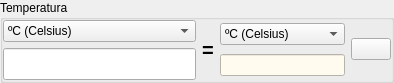
            <widget class="QGroupBox" name="groupBox_5">
             <property name="maximumSize">
              <size>
               <width>16777215</width>
               <height>82</height>
              </size>
             </property>
             <property name="title">
              <string>Temperatura</string>
             </property>
             <layout class="QGridLayout" name="gridLayout_16">
              <property name="sizeConstraint">
               <enum>QLayout::SetMinAndMaxSize</enum>
              </property>
              <property name="leftMargin">
               <number>0</number>
              </property>
              <property name="topMargin">
               <number>0</number>
              </property>
              <property name="rightMargin">
               <number>0</number>
              </property>
              <property name="bottomMargin">
               <number>0</number>
              </property>
              <item row="1" column="2">
               <layout class="QGridLayout" name="gridLayout_17">
                <item row="1" column="0">
                 <widget class="QLineEdit" name="lineEdit_11">
                  <property name="enabled">
                   <bool>true</bool>
                  </property>
                  <property name="font">
                   <font>
                    <weight>75</weight>
                    <bold>true</bold>
                   </font>
                  </property>
                  <property name="focusPolicy">
                   <enum>Qt::NoFocus</enum>
                  </property>
                  <property name="styleSheet">
                   <string notr="true">color: rgb(0, 0, 255);
background-color: rgb(255, 251, 239);</string>
                  </property>
                  <property name="alignment">
                   <set>Qt::AlignRight|Qt::AlignTrailing|Qt::AlignVCenter</set>
                  </property>
                  <property name="readOnly">
                   <bool>true</bool>
                  </property>
                 </widget>
                </item>
                <item row="0" column="0">
                 <widget class="QComboBox" name="comboBox_15">
                  <property name="focusPolicy">
                   <enum>Qt::NoFocus</enum>
                  </property>
                  <item>
                   <property name="text">
                    <string>ºC (Celsius)</string>
                   </property>
                  </item>
                  <item>
                   <property name="text">
                    <string>K (Kelvin)</string>
                   </property>
                  </item>
                  <item>
                   <property name="text">
                    <string>ºF (Fahrenheit)</string>
                   </property>
                  </item>
                 </widget>
                </item>
                <item row="0" column="1" rowspan="2">
                 <widget class="QPushButton" name="pushButton_9">
                  <property name="icon">
                   <iconset resource="recoverdrake.qrc">
                    <normaloff>:/Imagenes/sustituir.png</normaloff>:/Imagenes/sustituir.png</iconset>
                  </property>
                  <property name="iconSize">
                   <size>
                    <width>25</width>
                    <height>25</height>
                   </size>
                  </property>
                 </widget>
                </item>
               </layout>
              </item>
              <item row="1" column="0">
               <layout class="QGridLayout" name="gridLayout_18">
                <item row="0" column="0">
                 <widget class="QComboBox" name="comboBox_14">
                  <property name="focusPolicy">
                   <enum>Qt::NoFocus</enum>
                  </property>
                  <item>
                   <property name="text">
                    <string>ºC (Celsius)</string>
                   </property>
                  </item>
                  <item>
                   <property name="text">
                    <string>K (Kelvin)</string>
                   </property>
                  </item>
                  <item>
                   <property name="text">
                    <string>ºF (Fahrenheit)</string>
                   </property>
                  </item>
                 </widget>
                </item>
                <item row="1" column="0">
                 <widget class="QLineEdit" name="lineEdit_12">
                  <property name="font">
                   <font>
                    <pointsize>15</pointsize>
                    <weight>75</weight>
                    <bold>true</bold>
                   </font>
                  </property>
                  <property name="alignment">
                   <set>Qt::AlignRight|Qt::AlignTrailing|Qt::AlignVCenter</set>
                  </property>
                 </widget>
                </item>
               </layout>
              </item>
              <item row="1" column="1">
               <widget class="QLabel" name="label_6">
                <property name="font">
                 <font>
                  <pointsize>15</pointsize>
                  <weight>75</weight>
                  <bold>true</bold>
                 </font>
                </property>
                <property name="text">
                 <string>=</string>
                </property>
               </widget>
              </item>
             </layout>
            </widget>
